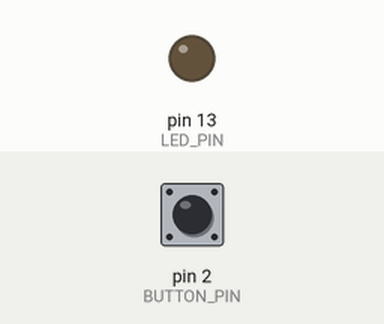
Recording of a sketch running on a simulated Arduino Uno, built with avr-gcc and run on an emulated ATmega328P. Shown: output pins drawn as LEDs (lit = HIGH). Inputs (shaded band) come from the test bench; at power-on: pin 2 (BUTTON_PIN) HIGH.

Above: at 1.2 s.
1.3 s: pin 2 (BUTTON_PIN) pulled LOW for 0.15 s
At 2.3 s:
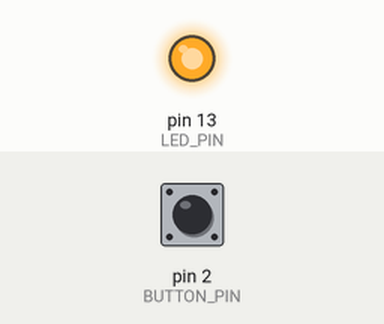
4.4 s: pin 2 (BUTTON_PIN) pulled LOW for 1 s
At 8.1 s:
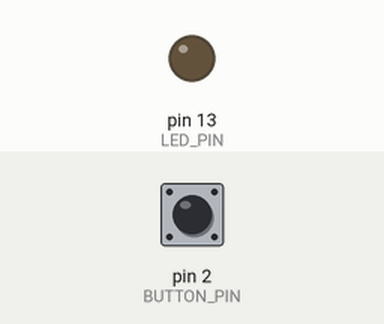
8.4 s: pin 2 (BUTTON_PIN) pulled LOW for 3.2 s
At 8.9 s:
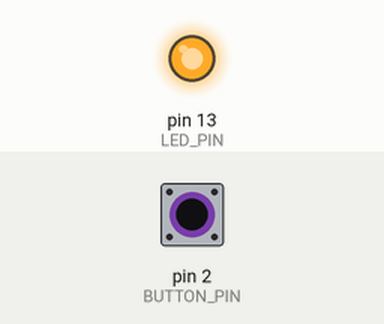
Timing chart, 0 to 12.9 s (numbered marks = the images above; inputs shaded):
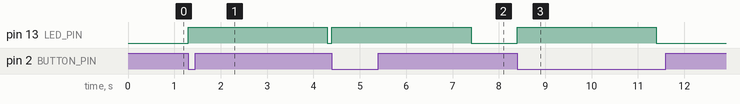

Measured:
- after the input at 1.3 s, pin 13 (LED_PIN): LOW → HIGH at once, → LOW 3.0 s later
- after the input at 4.4 s, pin 13 (LED_PIN): LOW → HIGH at once, → LOW 3.0 s later
- after the input at 8.4 s, pin 13 (LED_PIN): LOW → HIGH at once, → LOW 3.0 s later

The sketch:

button_led.ino
```cpp
// Add Arduino core header at top
#include <Arduino.h> // [🧠: TEACH] Required for all Arduino core functions like pinMode/digitalWrite

// Define pins using constants for easy configuration
const int BUTTON_PIN = 2;               // Digital pin for button
const int LED_PIN = 13;                 // Digital pin for LED
const unsigned long ON_DURATION = 3000; // 3 seconds in milliseconds

// State tracking variables
unsigned long ledStartTime = 0;
bool ledActive = false;
int previousButtonState = HIGH;

void setup()
{
    pinMode(LED_PIN, OUTPUT);          // Set LED as output
    pinMode(BUTTON_PIN, INPUT_PULLUP); // Enable internal pull-up resistor for button
}

void loop()
{
    int currentButtonState = digitalRead(BUTTON_PIN);

    // Detect button press (falling edge detection)
    if (previousButtonState == HIGH && currentButtonState == LOW)
    {
        ledStartTime = millis(); // Record start time
        ledActive = true;        // Activate LED timer
        digitalWrite(LED_PIN, HIGH);
    }
    previousButtonState = currentButtonState; // Update state tracker

    // Check timer expiration non-blockingly
    // If LED is on AND 3 seconds have passed since LED was turned on (millis() - ledStartTime >= 3000ms)
    if (ledActive && (millis() - ledStartTime >= ON_DURATION))
    {
        digitalWrite(LED_PIN, LOW);
        ledActive = false; // Deactivate timer
    }
}
```
